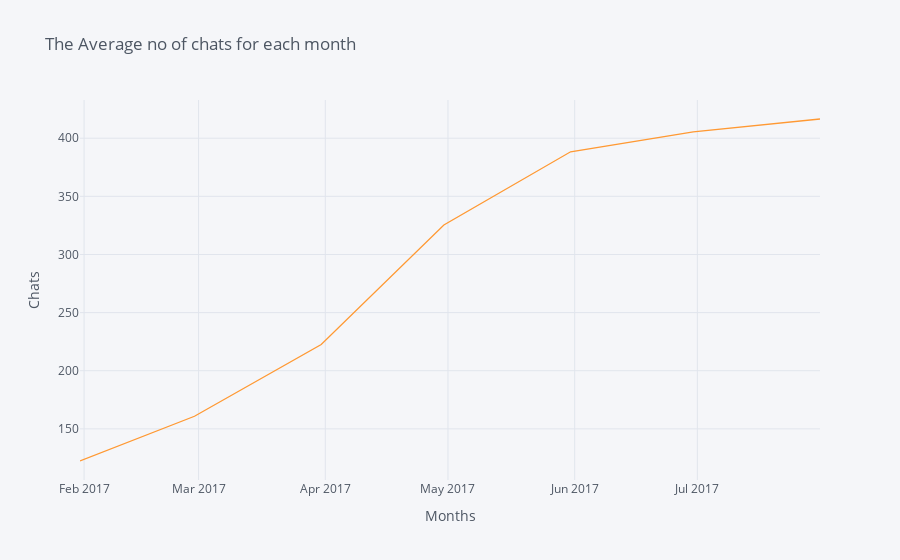

The code cell stored with this chart in its notebook:
### Code cell
d1[['yhat']].iplot(yTitle='Chats',xTitle='Months', title='The Average no of chats for each month')

### Figure 1 — Plotly figure (JSON) as saved in the notebook; plotly's stock layout.template omitted (floating-point values rounded to 4 significant figures)
{"data": [{"line": {"color": "rgba(255, 153, 51, 1.0)", "dash": "solid", "shape": "linear", "width": 1.3}, "mode": "lines", "name": "yhat", "text": "", "type": "scatter", "x": ["2017-01-31", "2017-02-28", "2017-03-31", "2017-04-30", "2017-05-31", "2017-06-30", "2017-07-31"], "y": [122.4, 160.9, 222.6, 325.4, 388.3, 405.5, 416.5]}], "layout": {"legend": {"bgcolor": "#F5F6F9", "font": {"color": "#4D5663"}}, "paper_bgcolor": "#F5F6F9", "plot_bgcolor": "#F5F6F9", "title": {"font": {"color": "#4D5663"}, "text": "The Average no of chats for each month"}, "xaxis": {"gridcolor": "#E1E5ED", "showgrid": true, "tickfont": {"color": "#4D5663"}, "title": {"font": {"color": "#4D5663"}, "text": "Months"}, "zerolinecolor": "#E1E5ED"}, "yaxis": {"gridcolor": "#E1E5ED", "showgrid": true, "tickfont": {"color": "#4D5663"}, "title": {"font": {"color": "#4D5663"}, "text": "Chats"}, "zerolinecolor": "#E1E5ED"}}}
